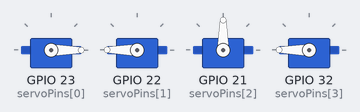
Bench run of a sketch on a simulated ESP32. On the bench: 4 × servo. What the sketch prints to the serial monitor is not drawn.

Above: at 0.05 s.
At 5.9 s:
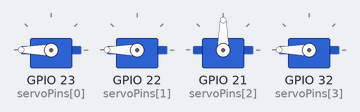
At 11.45 s:
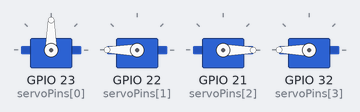
At 17.0 s:
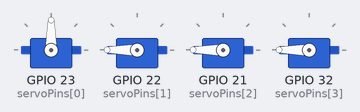
At 24.95 s:
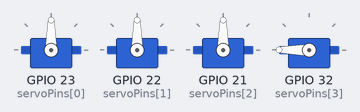
At 38.0 s:
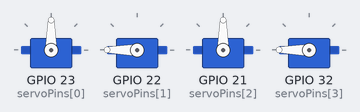
Timing chart, 0 to 49.4 s (numbered marks = the images above):
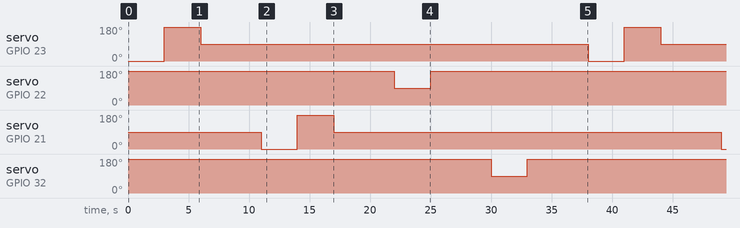

The sketch:

cubetest.ino
```cpp
#include <ESP32Servo.h>

Servo servos[4];  // create servo object to control a servo
// 16 servo objects can be created on the ESP32


int servoPins[4] = { 23, 22, 21, 32 };

void setup() {
  // Allow allocation of all timers
  ESP32PWM::allocateTimer(0);
  ESP32PWM::allocateTimer(1);
  ESP32PWM::allocateTimer(2);
  ESP32PWM::allocateTimer(3);
  for(int i = 0; i < 4; i++)
  {
    servos[i].setPeriodHertz(50);               // standard 50 hz servo
    servos[i].attach(servoPins[i], 625, 2600); // attaches the servo on pin 18 to the servo object
  }
  // using default min/max of 1000us and 2000us
  // different servos may require different min/max settings
  // for an accurate 0 to 180 sweep

  Serial.begin(9600);
  servos[0].write(90);
  servos[1].write(180);
  servos[2].write(90);
  servos[3].write(180);
}

void armtest() {
    servos[1].write(120);
    delay(1000);
    servos[3].write(180);
    delay(1000);
    servos[3].write(120);
    delay(1000);
    servos[1].write(180);
    delay(1000);
    servos[3].write(120);
    delay(1000);
}

void loop() {

    Serial.println("----------");

    servos[0].write(0);
    delay(3000);
    servos[0].write(180);
    delay(3000);
    servos[0].write(90);

    delay(5000);


    servos[2].write(0);
    delay(3000);
    servos[2].write(180);
    delay(3000);
    servos[2].write(90);

    delay(5000);

    servos[1].write(90);
    delay(3000);
    servos[1].write(180);
    delay(5000);

    servos[3].write(90);
    delay(3000);
    servos[3].write(180);
    delay(5000);
}
```

Measured:
- by itself, servo on GPIO 23 (servoPins[0]): repeats every 38.0 s: 90° 32.0 s, 0° 3.0 s, 180° 3.0 s
- by itself, servo on GPIO 22 (servoPins[1]), servo on GPIO 32 (servoPins[3]): alternates 180° for 35.0 s and 90° for 3.0 s
- by itself, servo on GPIO 21 (servoPins[2]): repeats every 38.0 s: 180° 3.0 s, 90° 32.0 s, 0° 3.0 s
